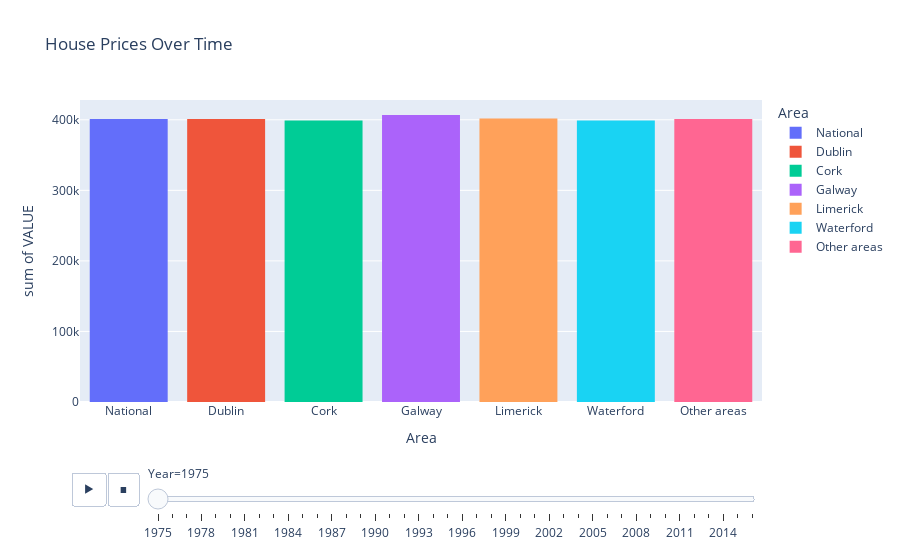

Notebook code cell kept with this figure:
### Markdown cell above
### Plotly

### Code cell
px.histogram(df, x="Area", y= "VALUE", color="Area",animation_frame="Year", title="House Prices Over Time")

### Figure 1 — Plotly figure (JSON) as saved in the notebook; plotly's stock layout.template omitted (floating-point values rounded to 4 significant figures)
{"data": [{"alignmentgroup": "True", "bingroup": "x", "histfunc": "sum", "hovertemplate": "Area=%{x}<br>Year=1975<br>sum of VALUE=%{y}<extra></extra>", "legendgroup": "National", "marker": {"color": "#636efa", "pattern": {"shape": ""}}, "name": "National", "offsetgroup": "National", "orientation": "v", "showlegend": true, "type": "histogram", "x": ["National", "National", "National", "National", "National", "National", "National", "National"], "xaxis": "x", "y": [11887, 12837, 13269, 13892, 87355, 87355, 87355, 87355], "yaxis": "y"}, {"alignmentgroup": "True", "bingroup": "x", "histfunc": "sum", "hovertemplate": "Area=%{x}<br>Year=1975<br>sum of VALUE=%{y}<extra></extra>", "legendgroup": "Dublin", "marker": {"color": "#EF553B", "pattern": {"shape": ""}}, "name": "Dublin", "offsetgroup": "Dublin", "orientation": "v", "showlegend": true, "type": "histogram", "x": ["Dublin", "Dublin", "Dublin", "Dublin", "Dublin", "Dublin", "Dublin", "Dublin"], "xaxis": "x", "y": [11858, 12804, 13153, 13835, 87355, 87355, 87355, 87355], "yaxis": "y"}, {"alignmentgroup": "True", "bingroup": "x", "histfunc": "sum", "hovertemplate": "Area=%{x}<br>Year=1975<br>sum of VALUE=%{y}<extra></extra>", "legendgroup": "Cork", "marker": {"color": "#00cc96", "pattern": {"shape": ""}}, "name": "Cork", "offsetgroup": "Cork", "orientation": "v", "showlegend": true, "type": "histogram", "x": ["Cork", "Cork", "Cork", "Cork", "Cork", "Cork", "Cork", "Cork"], "xaxis": "x", "y": [10667, 12131, 12567, 14194, 87355, 87355, 87355, 87355], "yaxis": "y"}, {"alignmentgroup": "True", "bingroup": "x", "histfunc": "sum", "hovertemplate": "Area=%{x}<br>Year=1975<br>sum of VALUE=%{y}<extra></extra>", "legendgroup": "Galway", "marker": {"color": "#ab63fa", "pattern": {"shape": ""}}, "name": "Galway", "offsetgroup": "Galway", "orientation": "v", "showlegend": true, "type": "histogram", "x": ["Galway", "Galway", "Galway", "Galway", "Galway", "Galway", "Galway", "Galway"], "xaxis": "x", "y": [13519, 14306, 14248, 15176, 87355, 87355, 87355, 87355], "yaxis": "y"}, {"alignmentgroup": "True", "bingroup": "x", "histfunc": "sum", "hovertemplate": "Area=%{x}<br>Year=1975<br>sum of VALUE=%{y}<extra></extra>", "legendgroup": "Limerick", "marker": {"color": "#FFA15A", "pattern": {"shape": ""}}, "name": "Limerick", "offsetgroup": "Limerick", "orientation": "v", "showlegend": true, "type": "histogram", "x": ["Limerick", "Limerick", "Limerick", "Limerick", "Limerick", "Limerick", "Limerick", "Limerick"], "xaxis": "x", "y": [12565, 12714, 13643, 13337, 87355, 87355, 87355, 87355], "yaxis": "y"}, {"alignmentgroup": "True", "bingroup": "x", "histfunc": "sum", "hovertemplate": "Area=%{x}<br>Year=1975<br>sum of VALUE=%{y}<extra></extra>", "legendgroup": "Waterford", "marker": {"color": "#19d3f3", "pattern": {"shape": ""}}, "name": "Waterford", "offsetgroup": "Waterford", "orientation": "v", "showlegend": true, "type": "histogram", "x": ["Waterford", "Waterford", "Waterford", "Waterford", "Waterford", "Waterford", "Waterford", "Waterford"], "xaxis": "x", "y": [11090, 12366, 12526, 13516, 87355, 87355, 87355, 87355], "yaxis": "y"}, {"alignmentgroup": "True", "bingroup": "x", "histfunc": "sum", "hovertemplate": "Area=%{x}<br>Year=1975<br>sum of VALUE=%{y}<extra></extra>", "legendgroup": "Other areas", "marker": {"color": "#FF6692", "pattern": {"shape": ""}}, "name": "Other areas", "offsetgroup": "Other areas", "orientation": "v", "showlegend": true, "type": "histogram", "x": ["Other areas", "Other areas", "Other areas", "Other areas", "Other areas", "Other areas", "Other areas", "Other areas"], "xaxis": "x", "y": [11428, 12956, 13521, 13812, 87355, 87355, 87355, 87355], "yaxis": "y"}], "layout": {"barmode": "relative", "legend": {"title": {"text": "Area"}, "tracegroupgap": 0}, "sliders": [{"active": 0, "currentvalue": {"prefix": "Year="}, "len": 0.9, "pad": {"b": 10, "t": 60}, "steps": [{"args": [["1975"], {"frame": {"duration": 0, "redraw": true}, "fromcurrent": true, "mode": "immediate", "transition": {"duration": 0, "easing": "linear"}}], "label": "1975", "method": "animate"}, {"args": [["1976"], {"frame": {"duration": 0, "redraw": true}, "fromcurrent": true, "mode": "immediate", "transition": {"duration": 0, "easing": "linear"}}], "label": "1976", "method": "animate"}, {"args": [["1977"], {"frame": {"duration": 0, "redraw": true}, "fromcurrent": true, "mode": "immediate", "transition": {"duration": 0, "easing": "linear"}}], "label": "1977", "method": "animate"}, {"args": [["1978"], {"frame": {"duration": 0, "redraw": true}, "fromcurrent": true, "mode": "immediate", "transition": {"duration": 0, "easing": "linear"}}], "label": "1978", "method": "animate"}, {"args": [["1979"], {"frame": {"duration": 0, "redraw": true}, "fromcurrent": true, "mode": "immediate", "transition": {"duration": 0, "easing": "linear"}}], "label": "1979", "method": "animate"}, {"args": [["1980"], {"frame": {"duration": 0, "redraw": true}, "fromcurrent": true, "mode": "immediate", "transition": {"duration": 0, "easing": "linear"}}], "label": "1980", "method": "animate"}, {"args": [["1981"], {"frame": {"duration": 0, "redraw": true}, "fromcurrent": true, "mode": "immediate", "transition": {"duration": 0, "easing": "linear"}}], "label": "1981", "method": "animate"}, {"args": [["1982"], {"frame": {"duration": 0, "redraw": true}, "fromcurrent": true, "mode": "immediate", "transition": {"duration": 0, "easing": "linear"}}], "label": "1982", "method": "animate"}, {"args": [["1983"], {"frame": {"duration": 0, "redraw": true}, "fromcurrent": true, "mode": "immediate", "transition": {"duration": 0, "easing": "linear"}}], "label": "1983", "method": "animate"}, {"args": [["1984"], {"frame": {"duration": 0, "redraw": true}, "fromcurrent": true, "mode": "immediate", "transition": {"duration": 0, "easing": "linear"}}], "label": "1984", "method": "animate"}, {"args": [["1985"], {"frame": {"duration": 0, "redraw": true}, "fromcurrent": true, "mode": "immediate", "transition": {"duration": 0, "easing": "linear"}}], "label": "1985", "method": "animate"}, {"args": [["1986"], {"frame": {"duration": 0, "redraw": true}, "fromcurrent": true, "mode": "immediate", "transition": {"duration": 0, "easing": "linear"}}], "label": "1986", "method": "animate"}, {"args": [["1987"], {"frame": {"duration": 0, "redraw": true}, "fromcurrent": true, "mode": "immediate", "transition": {"duration": 0, "easing": "linear"}}], "label": "1987", "method": "animate"}, {"args": [["1988"], {"frame": {"duration": 0, "redraw": true}, "fromcurrent": true, "mode": "immediate", "transition": {"duration": 0, "easing": "linear"}}], "label": "1988", "method": "animate"}, {"args": [["1989"], {"frame": {"duration": 0, "redraw": true}, "fromcurrent": true, "mode": "immediate", "transition": {"duration": 0, "easing": "linear"}}], "label": "1989", "method": "animate"}, {"args": [["1990"], {"frame": {"duration": 0, "redraw": true}, "fromcurrent": true, "mode": "immediate", "transition": {"duration": 0, "easing": "linear"}}], "label": "1990", "method": "animate"}, {"args": [["1991"], {"frame": {"duration": 0, "redraw": true}, "fromcurrent": true, "mode": "immediate", "transition": {"duration": 0, "easing": "linear"}}], "label": "1991", "method": "animate"}, {"args": [["1992"], {"frame": {"duration": 0, "redraw": true}, "fromcurrent": true, "mode": "immediate", "transition": {"duration": 0, "easing": "linear"}}], "label": "1992", "method": "animate"}, {"args": [["1993"], {"frame": {"duration": 0, "redraw": true}, "fromcurrent": true, "mode": "immediate", "transition": {"duration": 0, "easing": "linear"}}], "label": "1993", "method": "animate"}, {"args": [["1994"], {"frame": {"duration": 0, "redraw": true}, "fromcurrent": true, "mode": "immediate", "transition": {"duration": 0, "easing": "linear"}}], "label": "1994", "method": "animate"}, {"args": [["1995"], {"frame": {"duration": 0, "redraw": true}, "fromcurrent": true, "mode": "immediate", "transition": {"duration": 0, "easing": "linear"}}], "label": "1995", "method": "animate"}, {"args": [["1996"], {"frame": {"duration": 0, "redraw": true}, "fromcurrent": true, "mode": "immediate", "transition": {"duration": 0, "easing": "linear"}}], "label": "1996", "method": "animate"}, {"args": [["1997"], {"frame": {"duration": 0, "redraw": true}, "fromcurrent": true, "mode": "immediate", "transition": {"duration": 0, "easing": "linear"}}], "label": "1997", "method": "animate"}, {"args": [["1998"], {"frame": {"duration": 0, "redraw": true}, "fromcurrent": true, "mode": "immediate", "transition": {"duration": 0, "easing": "linear"}}], "label": "1998", "method": "animate"}, {"args": [["1999"], {"frame": {"duration": 0, "redraw": true}, "fromcurrent": true, "mode": "immediate", "transition": {"duration": 0, "easing": "linear"}}], "label": "1999", "method": "animate"}, {"args": [["2000"], {"frame": {"duration": 0, "redraw": true}, "fromcurrent": true, "mode": "immediate", "transition": {"duration": 0, "easing": "linear"}}], "label": "2000", "method": "animate"}, {"args": [["2001"], {"frame": {"duration": 0, "redraw": true}, "fromcurrent": true, "mode": "immediate", "transition": {"duration": 0, "easing": "linear"}}], "label": "2001", "method": "animate"}, {"args": [["2002"], {"frame": {"duration": 0, "redraw": true}, "fromcurrent": true, "mode": "immediate", "transition": {"duration": 0, "easing": "linear"}}], "label": "2002", "method": "animate"}, {"args": [["2003"], {"frame": {"duration": 0, "redraw": true}, "fromcurrent": true, "mode": "immediate", "transition": {"duration": 0, "easing": "linear"}}], "label": "2003", "method": "animate"}, {"args": [["2004"], {"frame": {"duration": 0, "redraw": true}, "fromcurrent": true, "mode": "immediate", "transition": {"duration": 0, "easing": "linear"}}], "label": "2004", "method": "animate"}, {"args": [["2005"], {"frame": {"duration": 0, "redraw": true}, "fromcurrent": true, "mode": "immediate", "transition": {"duration": 0, "easing": "linear"}}], "label": "2005", "method": "animate"}, {"args": [["2006"], {"frame": {"duration": 0, "redraw": true}, "fromcurrent": true, "mode": "immediate", "transition": {"duration": 0, "easing": "linear"}}], "label": "2006", "method": "animate"}, {"args": [["2007"], {"frame": {"duration": 0, "redraw": true}, "fromcurrent": true, "mode": "immediate", "transition": {"duration": 0, "easing": "linear"}}], "label": "2007", "method": "animate"}, {"args": [["2008"], {"frame": {"duration": 0, "redraw": true}, "fromcurrent": true, "mode": "immediate", "transition": {"duration": 0, "easing": "linear"}}], "label": "2008", "method": "animate"}, {"args": [["2009"], {"frame": {"duration": 0, "redraw": true}, "fromcurrent": true, "mode": "immediate", "transition": {"duration": 0, "easing": "linear"}}], "label": "2009", "method": "animate"}, {"args": [["2010"], {"frame": {"duration": 0, "redraw": true}, "fromcurrent": true, "mode": "immediate", "transition": {"duration": 0, "easing": "linear"}}], "label": "2010", "method": "animate"}, {"args": [["2011"], {"frame": {"duration": 0, "redraw": true}, "fromcurrent": true, "mode": "immediate", "transition": {"duration": 0, "easing": "linear"}}], "label": "2011", "method": "animate"}, {"args": [["2012"], {"frame": {"duration": 0, "redraw": true}, "fromcurrent": true, "mode": "immediate", "transition": {"duration": 0, "easing": "linear"}}], "label": "2012", "method": "animate"}, {"args": [["2013"], {"frame": {"duration": 0, "redraw": true}, "fromcurrent": true, "mode": "immediate", "transition": {"duration": 0, "easing": "linear"}}], "label": "2013", "method": "animate"}, {"args": [["2014"], {"frame": {"duration": 0, "redraw": true}, "fromcurrent": true, "mode": "immediate", "transition": {"duration": 0, "easing": "linear"}}], "label": "2014", "method": "animate"}, {"args": [["2015"], {"frame": {"duration": 0, "redraw": true}, "fromcurrent": true, "mode": "immediate", "transition": {"duration": 0, "easing": "linear"}}], "label": "2015", "method": "animate"}, {"args": [["2016"], {"frame": {"duration": 0, "redraw": true}, "fromcurrent": true, "mode": "immediate", "transition": {"duration": 0, "easing": "linear"}}], "label": "2016", "method": "animate"}], "x": 0.1, "xanchor": "left", "y": 0, "yanchor": "top"}], "title": {"text": "House Prices Over Time"}, "updatemenus": [{"buttons": [{"args": [null, {"frame": {"duration": 500, "redraw": true}, "fromcurrent": true, "mode": "immediate", "transition": {"duration": 500, "easing": "linear"}}], "label": "&#9654;", "method": "animate"}, {"args": [[null], {"frame": {"duration": 0, "redraw": true}, "fromcurrent": true, "mode": "immediate", "transition": {"duration": 0, "easing": "linear"}}], "label": "&#9724;", "method": "animate"}], "direction": "left", "pad": {"r": 10, "t": 70}, "showactive": false, "type": "buttons", "x": 0.1, "xanchor": "right", "y": 0, "yanchor": "top"}], "xaxis": {"anchor": "y", "categoryarray": ["National", "Dublin", "Cork", "Galway", "Limerick", "Waterford", "Other areas"], "categoryorder": "array", "domain": [0, 1], "title": {"text": "Area"}}, "yaxis": {"anchor": "x", "domain": [0, 1], "title": {"text": "sum of VALUE"}}}}
